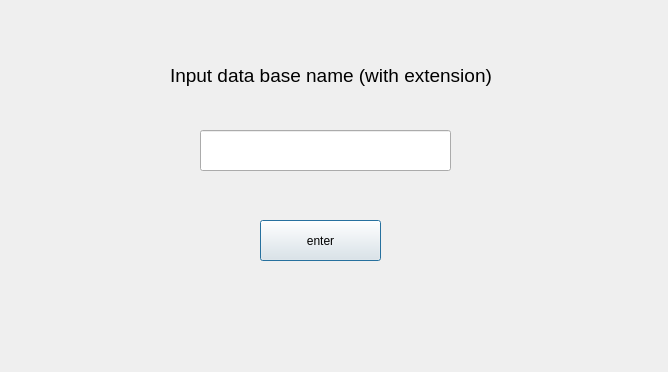
<?xml version="1.0" encoding="UTF-8"?>
<ui version="4.0">
 <class>nameForm</class>
 <widget class="QDialog" name="nameForm">
  <property name="geometry">
   <rect>
    <x>0</x>
    <y>0</y>
    <width>668</width>
    <height>372</height>
   </rect>
  </property>
  <property name="windowTitle">
   <string>Dialog</string>
  </property>
  <widget class="QLineEdit" name="lineEdit">
   <property name="geometry">
    <rect>
     <x>200</x>
     <y>130</y>
     <width>251</width>
     <height>41</height>
    </rect>
   </property>
  </widget>
  <widget class="QLabel" name="label">
   <property name="geometry">
    <rect>
     <x>170</x>
     <y>50</y>
     <width>341</width>
     <height>51</height>
    </rect>
   </property>
   <property name="font">
    <font>
     <pointsize>14</pointsize>
    </font>
   </property>
   <property name="text">
    <string>Input data base name (with extension)</string>
   </property>
   <property name="textFormat">
    <enum>Qt::TextFormat::AutoText</enum>
   </property>
  </widget>
  <widget class="QPushButton" name="pushButton">
   <property name="geometry">
    <rect>
     <x>260</x>
     <y>220</y>
     <width>121</width>
     <height>41</height>
    </rect>
   </property>
   <property name="text">
    <string>enter</string>
   </property>
  </widget>
 </widget>
 <resources/>
 <connections/>
</ui>
